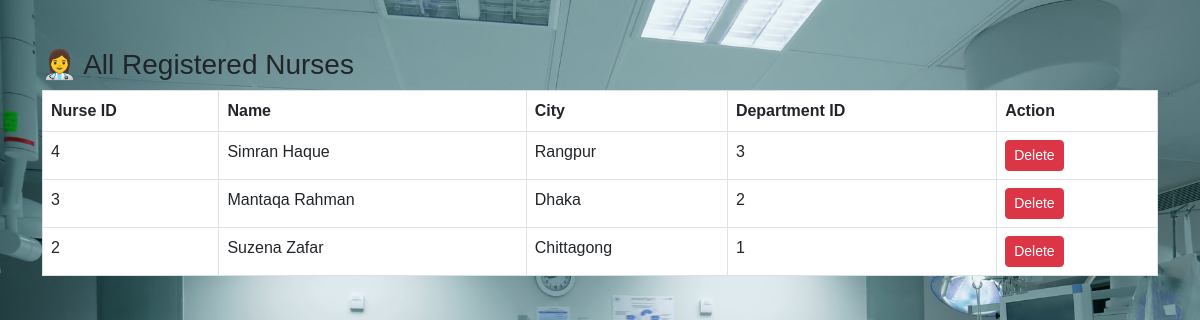
/HMS/pages/view_nurses.php (signed in), run on the app's committed database.
### tables this page shows
CREATE TABLE `nurse` (
  `NurseID` int(11) NOT NULL,
  `FirstName` varchar(50) DEFAULT NULL,
  `LastName` varchar(50) DEFAULT NULL,
  `Street` varchar(100) DEFAULT NULL,
  `City` varchar(50) DEFAULT NULL,
  `State` varchar(50) DEFAULT NULL,
  `ZipCode` varchar(10) DEFAULT NULL,
  `DepartmentID` int(11) DEFAULT NULL
);

### HMS/pages/view_nurses.php (the view, shortened to what this page needs)
<?php
include('../includes/db.php');
include('../includes/header.php');
?>
<div class="container mt-5">
  <h3>👩‍⚕️ All Registered Nurses</h3>
  <table class="table table-bordered">
    <thead>
      <tr>
        <th>Nurse ID</th>
        <th>Name</th>
        <th>City</th>
        <th>Department ID</th>
        <th>Action</th>
      </tr>
    </thead>
    <tbody>
      <?php
        $result = mysqli_query($conn, "SELECT * FROM Nurse ORDER BY NurseID DESC");
        if (mysqli_num_rows($result) > 0) {
          while ($row = mysqli_fetch_assoc($result)) {
            echo "<tr>
                    <td>{$row['NurseID']}</td>
                    <td>{$row['FirstName']} {$row['LastName']}</td>
                    <td>{$row['City']}</td>
                    <td>{$row['DepartmentID']}</td>
                    <td>
                      <a href='view_nurses.php?delete={$row['NurseID']}' class='btn btn-danger btn-sm' onclick='return confirm(\"Delete this nurse?\")'>Delete</a>
                    </td>
                  </tr>";
          }
        } else {
          echo "<tr><td colspan='5' class='text-center'>No nurses found.</td></tr>";
        }
      ?>
    </tbody>
  </table>
</div>
<?php include('../includes/footer.php'); ?>

### HMS/includes/header.php (style rules this page uses)
body { background: url('/HMS/assets/img/hospital-bg.jpg') no-repeat center center fixed; background-size: cover; font-family: 'Poppins', sans-serif; margin: 0; padding: 0; }

### data on the page
nurse: NurseID "4", FirstName "Simran", LastName "Haque", City "Rangpur", DepartmentID "3"
nurse: NurseID "3", FirstName "Mantaqa", LastName "Rahman", City "Dhaka", DepartmentID "2"
nurse: NurseID "2", FirstName "Suzena", LastName "Zafar", City "Chittagong", DepartmentID "1"
